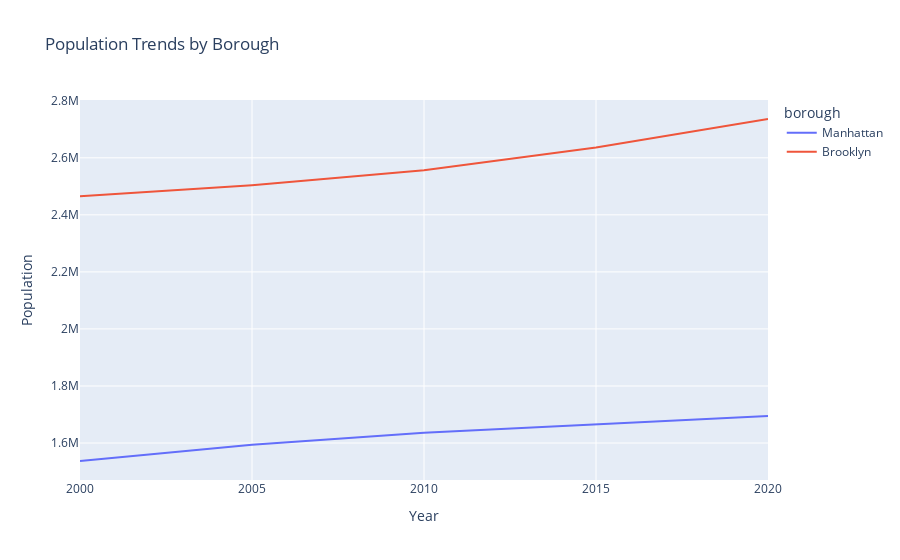

Notebook code for this chart:
### Code cell
import plotly.express as px #pip install this if you don't have the package 
import pandas as pd

# Sample data (similar to gapminder for illustration)
data = {
    'year': [2000, 2005, 2010, 2015, 2020, 2000, 2005, 2010, 2015, 2020],
    'borough': ['Manhattan', 'Manhattan', 'Manhattan', 'Manhattan', 'Manhattan', 'Brooklyn', 'Brooklyn', 'Brooklyn', 'Brooklyn', 'Brooklyn'],
    'population': [1537000, 1594000, 1636000, 1665000, 1695000, 2465000, 2504000, 2556000, 2636000, 2736000],
    'gdpPercap': [40000, 45000, 50000, 55000, 60000, 20000, 22000, 24000, 26000, 28000] # dummy gdp
}
df_borough = pd.DataFrame(data)

fig = px.line(df_borough, x='year', y='population', color='borough',
              title='Population Trends by Borough',
              hover_name='borough',
              labels={'population': 'Population', 'year': 'Year'})
fig.show()

### Figure 1 — Plotly figure (JSON) as saved in the notebook; plotly's stock layout.template omitted (floating-point values rounded to 4 significant figures)
{"data": [{"hovertemplate": "<b>%{hovertext}</b><br><br>borough=Manhattan<br>Year=%{x}<br>Population=%{y}<extra></extra>", "hovertext": ["Manhattan", "Manhattan", "Manhattan", "Manhattan", "Manhattan"], "legendgroup": "Manhattan", "line": {"color": "#636efa", "dash": "solid"}, "marker": {"symbol": "circle"}, "mode": "lines", "name": "Manhattan", "orientation": "v", "showlegend": true, "type": "scatter", "x": [2000, 2005, 2010, 2015, 2020], "xaxis": "x", "y": [1537000, 1594000, 1636000, 1665000, 1695000], "yaxis": "y"}, {"hovertemplate": "<b>%{hovertext}</b><br><br>borough=Brooklyn<br>Year=%{x}<br>Population=%{y}<extra></extra>", "hovertext": ["Brooklyn", "Brooklyn", "Brooklyn", "Brooklyn", "Brooklyn"], "legendgroup": "Brooklyn", "line": {"color": "#EF553B", "dash": "solid"}, "marker": {"symbol": "circle"}, "mode": "lines", "name": "Brooklyn", "orientation": "v", "showlegend": true, "type": "scatter", "x": [2000, 2005, 2010, 2015, 2020], "xaxis": "x", "y": [2465000, 2504000, 2556000, 2636000, 2736000], "yaxis": "y"}], "layout": {"legend": {"title": {"text": "borough"}, "tracegroupgap": 0}, "title": {"text": "Population Trends by Borough"}, "xaxis": {"anchor": "y", "domain": [0, 1], "title": {"text": "Year"}}, "yaxis": {"anchor": "x", "domain": [0, 1], "title": {"text": "Population"}}}}
